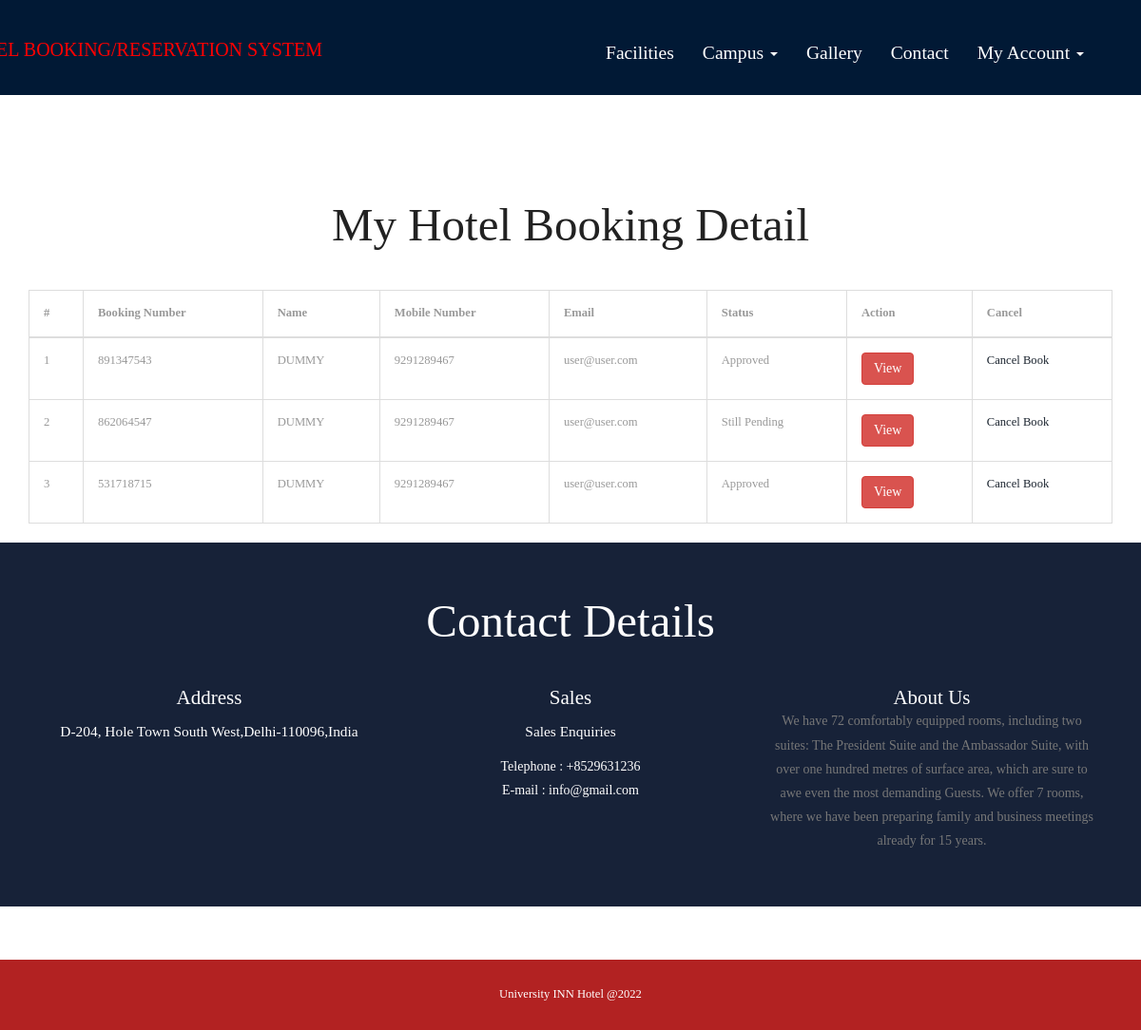
Before: /my-booking.php (signed in) with the older database file.
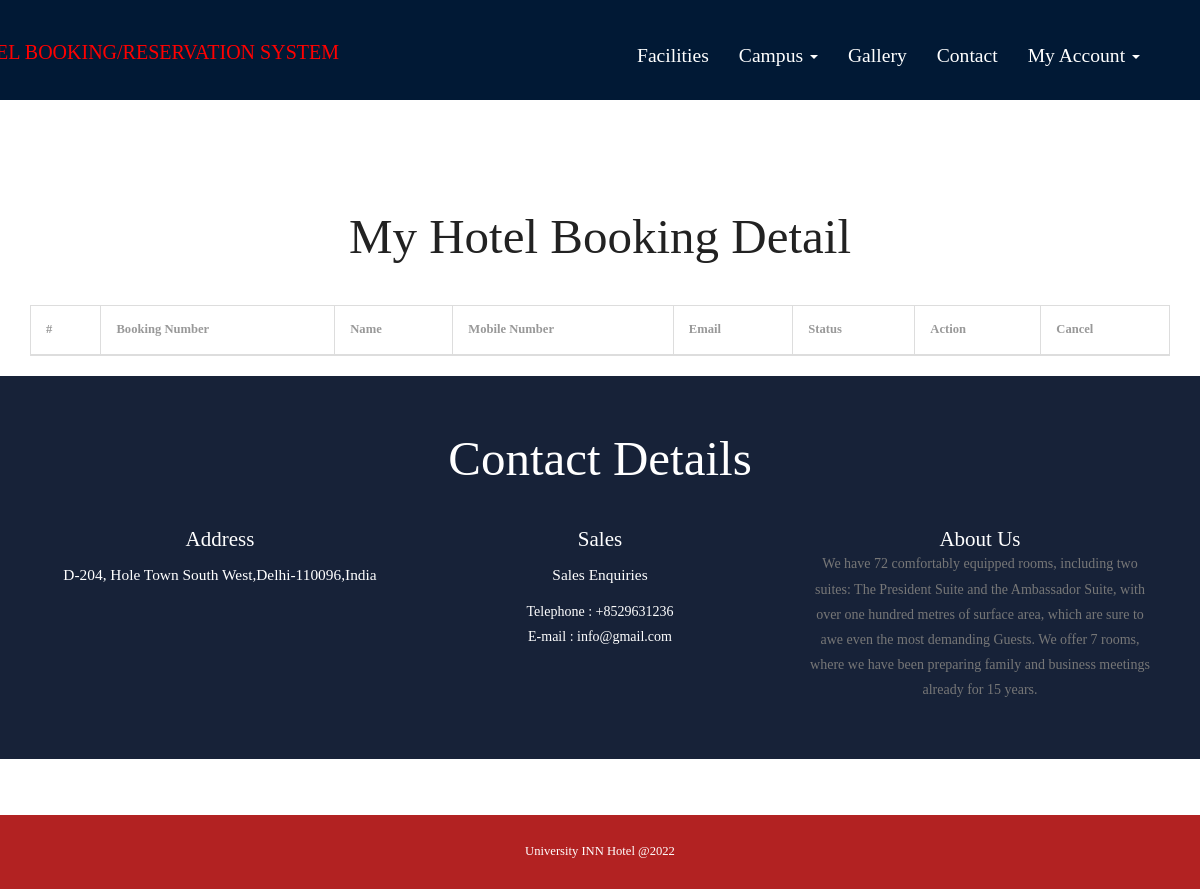
After: the same page with the newer database file.
### tables this page shows
CREATE TABLE `tblbooking` (
  `ID` int(10) NOT NULL,
  `RoomId` int(5) DEFAULT NULL,
  `BookingNumber` varchar(120) DEFAULT NULL,
  `UserID` int(5) NOT NULL,
  `IDType` varchar(120) DEFAULT NULL,
  `Gender` varchar(50) DEFAULT NULL,
  `Address` mediumtext DEFAULT NULL,
  `CheckinDate` varchar(200) DEFAULT NULL,
  `CheckoutDate` varchar(200) DEFAULT NULL,
  `BookingDate` timestamp NULL DEFAULT current_timestamp(),
  `Remark` varchar(50) DEFAULT NULL,
  `Status` varchar(50) DEFAULT NULL,
  `UpdationDate` timestamp NULL DEFAULT NULL ON UPDATE current_timestamp(),
  `check_out` tinyint(1) NOT NULL,
  `check_out_date` date NOT NULL
);

CREATE TABLE `tbluser` (
  `ID` int(10) NOT NULL,
  `FullName` varchar(200) DEFAULT NULL,
  `MobileNumber` bigint(10) DEFAULT NULL,
  `Email` varchar(120) DEFAULT NULL,
  `Password` varchar(120) DEFAULT NULL,
  `RegDate` timestamp NULL DEFAULT current_timestamp()
);

CREATE TABLE `tblpage` (
  `ID` int(10) NOT NULL,
  `PageType` varchar(120) DEFAULT NULL,
  `PageTitle` varchar(200) DEFAULT NULL,
  `PageDescription` mediumtext DEFAULT NULL,
  `Email` varchar(120) DEFAULT NULL,
  `MobileNumber` bigint(10) DEFAULT NULL,
  `UpdationDate` timestamp NULL DEFAULT NULL ON UPDATE current_timestamp()
);

### my-booking.php (the view, shortened to what this page needs)
<?php
include('includes/dbconnection.php');
if (strlen($_SESSION['hbmsuid']==0)) {
  header('location:logout.php');
  } else{
?>
<!DOCTYPE HTML>
<html>
<head>
<link href="css/bootstrap.css" rel="stylesheet" type="text/css" media="all">
<link href="css/style.css" rel="stylesheet" type="text/css" media="all" />
</head>
<body>
			<div class="header head-top">
				<div class="container">
	<?php include_once('includes/header.php');?>
		</div>
</div>
	<div class="typography">
			<div class="container">
				<div class="typography-info">
					<h2 class="type">My Hotel Booking Detail</h2>
				</div>
				<div class="bs-docs-example">
					<table class="table table-bordered">
						<thead>
							<tr>
								<th>#</th>
								<th>Booking Number</th>
								<th>Name</th>
								<th>Mobile Number</th>
								<th>Email</th>
								<th>Status</th>
								<th>Action</th>
								<th>Cancel</th>
							</tr>
						</thead>
						<tbody>
							<?php
                                            $uid= $_SESSION['hbmsuid'];
$sql="SELECT tbluser.*,tblbooking.BookingNumber,tblbooking.Status,tblbooking.ID as bid from tblbooking join tbluser on tblbooking.UserID=tbluser.ID where UserID=:uid";
$query = $dbh -> prepare($sql);
$query-> bindParam(':uid', $uid, PDO::PARAM_STR);
$query->execute();
$results=$query->fetchAll(PDO::FETCH_OBJ);
$cnt=1;
if($query->rowCount() > 0)
{
foreach($results as $row)
{               ?>
							<tr>
								<td><?php echo htmlentities($cnt);?></td>
								<td><?php  echo htmlentities($row->BookingNumber);?></td>
								<td><?php  echo htmlentities($row->FullName);?></td>
								<td><?php  echo htmlentities($row->MobileNumber);?></td>
								<td><?php  echo htmlentities($row->Email);?></td>
								<?php if($row->Status==""){ ?>
                     <td><?php echo "Still Pending"; ?></td>
<?php } else { ?>                  <td><?php  echo htmlentities($row->Status);?>
                  </td>
                  <?php } ?>
							 <td><a href="view-application-detail.php?viewid=<?php echo htmlentities ($row->bid);?>" class="btn btn-danger">View</a>
                                                    </td>
                   <td class="font-w600"><a href="my-booking.php?delid=<?php echo ($row->bid);?>" onclick="return confirm('Do you really want to Delete ?');">Cancel Book</a></td>
							</tr>
							<?php $cnt=$cnt+1;}} ?>
						</tbody>
					</table>
				</div>
	</div>
			<?php include_once('includes/getintouch.php');?>
			</div>
				<?php include_once('includes/footer.php');?>
</body>
</html><?php }  ?>

### includes/header.php (shortened to what this page needs)
<div class="header-top">
    <nav class="navbar navbar-default">
        <div class="container-fluid">
            <div class="navbar-header">
                <div class="navbar-brand">
                    <h1 style="margin-left: -180px; margin-top: -12px; font-size: 20px; color: red;"> HOTEL BOOKING/RESERVATION SYSTEM</h1>
                </div>
            </div>
            <div class="collapse navbar-collapse" id="bs-example-navbar-collapse-1 ">
                <ul class="nav navbar-nav">
                    <li class=""><a href="index.php">Facilities <span class="sr-only">(current)</span></a></li>
                    <li class="dropdown">
                        <a href="#" class="dropdown-toggle" data-toggle="dropdown" role="button" aria-haspopup="true" aria-expanded="false">Campus <span class="caret"></span></a>
                    </li>
                    <li><a href="gallery.php">Gallery</a></li>
                    <li><a href="contact.php">Contact</a></li>
                    <?php if (strlen($_SESSION['hbmsuid'] != 0)) { ?>
                        <li class="dropdown">
                            <a href="#" class="dropdown-toggle" data-toggle="dropdown" role="button" aria-haspopup="true" aria-expanded="false">My Account <span class="caret"></span></a>
                        </li><?php } ?>
                </ul>
            </div>
        </div>
    </nav>
</div>

### includes/getintouch.php
<div style="background-color: #172238;" class="touch-section">
					<div  class="container">
						<h3 style="color:WHITE;">Contact Details</h3>
						<div class="touch-grids">
							<?php
$sql="SELECT * from tblpage where PageType='contactus'";
$query = $dbh -> prepare($sql);
$query->execute();
$results=$query->fetchAll(PDO::FETCH_OBJ);
$cnt=1;
if($query->rowCount() > 0)
{
foreach($results as $row)
{               ?>
							<div class="col-md-4 touch-grid">
								<h4 style="color:WHITE;">address</h4>
								<h5 style="color:WHITE;"> <?php  echo htmlentities($row->PageDescription);?></h5>
							</div>
							<div  class="col-md-4 touch-grid">
								<h4 style="color:WHITE;">Sales</h4>
								<h5 style="color:WHITE;">Sales Enquiries</h5>
								<p style="color:WHITE;">Telephone : +<?php  echo htmlentities($row->MobileNumber);?></p>
							<p style="color:WHITE;">E-mail : <?php  echo htmlentities($row->Email);?></p>
							</div><?php $cnt=$cnt+1;}} ?>
							<div class="col-md-4 touch-grid">
								<?php
$sql="SELECT * from tblpage where PageType='aboutus'";
$query = $dbh -> prepare($sql);
$query->execute();
$results=$query->fetchAll(PDO::FETCH_OBJ);
$cnt=1;
if($query->rowCount() > 0)
{
foreach($results as $row)
{               ?>
							<h4 style="color:WHITE;"><?php  echo htmlentities($row->PageTitle);?></h4>
								<p><?php  echo htmlentities($row->PageDescription);?></p>
							</div><?php $cnt=$cnt+1;}} ?>
							<div class="clearfix"></div>
						</div>
					</div>
					</div>

### includes/footer.php
<div style="background-color: #b22222;" class="footer-section">
						<div class="container">
							<div class="footer-top">
								<p>University INN Hotel @2022</p>
							</div>
				</div>
			</div>

### css/style.css (style rules this page uses)
body a { transition:0.5s all; -webkit-transition:0.5s all; -moz-transition:0.5s all; -o-transition:0.5s all; -ms-transition:0.5s all; }
h1,h2,h3,h4,h5,h6 { padding:0 0; margin:0 0; }
p { padding:0 0; margin:0 0; }
ul { padding:0 0; margin:0 0; }
body { padding:0 0; margin:0 0; font-family: 'OpenSans-Regular' }
.header-top { margin-top: 1em; }
.navbar-brand { float: left; margin-left: 0.8em; }
.navbar { border-radius: 0px; }
.navbar-nav { float: right; margin: 0; }
.navbar-default { background: none!important; border: none!important; }
.navbar-default .navbar-nav > li > a { color: #fff; font-family: 'Rancho-Regular'; font-size: 1.4em; }
.navbar { position: relative; min-height: 50px; margin-bottom: 0; border: 1px solid transparent; }
.navbar-brand { float: left; height: 0px; padding: 0px 15px; font-size: 18px; line-height: 20px; }
.navbar > .container .navbar-brand, .navbar > .container-fluid .navbar-brand { margin-left: 0px; }
.navbar-default { padding: 1.2em 0; }
.navbar-collapse { max-height: 340px; padding-right: 0px; padding-left: 0px; }
.header { background:url(../images/a4.jpg) no-repeat 0px 0px; background-size:300px 100px; -webkit-background-size:1550px 100px; -moz-background-size: 1550px 100px; -o-background-size: 1550px 100px; -ms-background-size: 1550px 100px; min-height:764px; padding-bottom: 4em; }
.touch-section { padding: 4em 0; text-align: center; background-color: #eee; }
.touch-grids { margin-top: 3em; }
.touch-grid h4 { font-size: 1.5em; color: #222; text-transform: capitalize; }
.touch-section h3 { font-size: 3.5em; text-transform: capitalize; font-family: 'Rancho-Regular'; color: #222; }
.touch-grid h5 { font-size: 1.1em; padding: 1em 0; color: #222; }
.touch-grid p { font-size: 1em; line-height: 1.8em; color: #777; }
.footer-section { padding:2em 0; text-align:center; background: #5ab645 }
.footer-top p { font-size: 0.9em; color: #fff; font-weight: 400; }
.head-top { min-height: 115px !important; }
.typography-info { text-align: center; margin-bottom: 3em; }
h2.type { font-size: 3.5em; text-transform: capitalize; font-family: 'Rancho-Regular'; color: #222; }
.typography { padding: 4em 0; }
.table > thead > tr > th, .table > tbody > tr > th, .table > tfoot > tr > th, .table > thead > tr > td, .table > tbody > tr > td, .table > tfoot > tr > td { border-top: none !important; }
.bs-docs-example { margin: 1em 0; }
.table td, .table>tbody>tr>td, .table>tbody>tr>th, .table>tfoot>tr>td, .table>tfoot>tr>th, .table>thead>tr>td, .table>thead>tr>th { padding: 15px!important; }
.table > thead > tr > th, .table > tbody > tr > th, .table > tfoot > tr > th, .table > thead > tr > td, .table > tbody > tr > td, .table > tfoot > tr > td { font-size: 0.9em; color: #999; border-top: none !important; }
@media (max-width:1440px) { .header { min-height: 679px; } }
@media (max-width:1366px) { .header { min-height: 652px; } }
@media (max-width:1280px) { .header { min-height: 602px; } }

Changed rows visible on the page:
removed tblbooking: BookingNumber "891347543", UserID.FullName "DUMMY", UserID.MobileNumber "9291289467", UserID.Email "user@user.com", Status "Approved"
removed tblbooking: BookingNumber "862064547", UserID.FullName "DUMMY", UserID.MobileNumber "9291289467", UserID.Email "user@user.com", shows "Still Pending"
removed tblbooking: BookingNumber "531718715", UserID.FullName "DUMMY", UserID.MobileNumber "9291289467", UserID.Email "user@user.com", Status "Approved"
